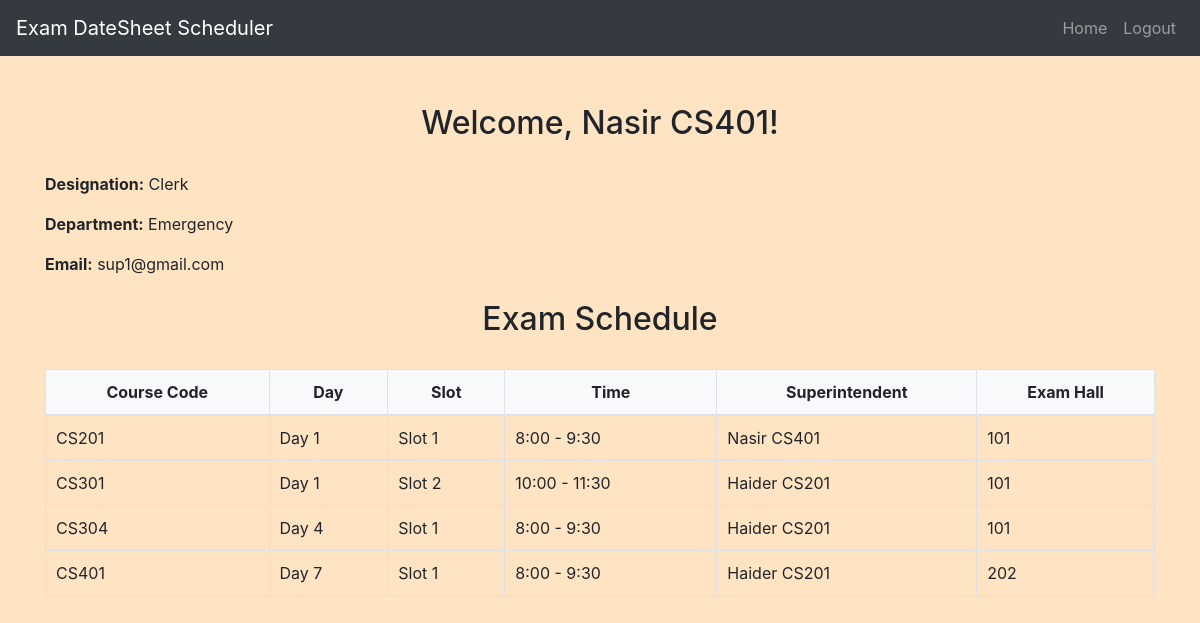
/superintendent/superintendent_dashboard.php (signed in), run on the app's committed database.
### tables this page shows
CREATE TABLE `superintendents` (
  `id` int(11) NOT NULL,
  `name` varchar(100) NOT NULL,
  `designation` varchar(100) NOT NULL,
  `department` varchar(100) NOT NULL,
  `email` varchar(255) DEFAULT NULL,
  `password` varchar(255) DEFAULT NULL
);

CREATE TABLE `exam_schedule` (
  `id` int(11) NOT NULL,
  `course_id` int(11) NOT NULL,
  `day` int(11) NOT NULL,
  `slot` varchar(50) NOT NULL,
  `time_range` varchar(50) NOT NULL,
  `superintendent_id` int(11) DEFAULT NULL,
  `hall_number` varchar(50) DEFAULT NULL
);

CREATE TABLE `courses` (
  `id` int(11) NOT NULL,
  `course_code` varchar(10) NOT NULL
);

### superintendent/superintendent_dashboard.php (the view, shortened to what this page needs)
<?php
include('config.php');
$user_id = $_SESSION["id"];
$user_query = $conn->prepare("SELECT name, designation, department, email FROM superintendents WHERE id = ?");
$user_query->bind_param("i", $user_id);
$user_query->execute();
$user_result = $user_query->get_result();
$user_data = $user_result->fetch_assoc();
$schedule_result = $conn->query("
    SELECT es.id, c.course_code, es.day, es.slot, es.time_range, s.name as superintendent, es.hall_number
    FROM exam_schedule es
    JOIN courses c ON es.course_id = c.id
    LEFT JOIN superintendents s ON es.superintendent_id = s.id
    ORDER BY es.day, es.slot
");
?>
<!DOCTYPE html>
<html lang="en">
<head>
    <link rel="stylesheet" href="https://maxcdn.bootstrapcdn.com/bootstrap/4.5.2/css/bootstrap.min.css">
    <link rel="stylesheet" href="../css/style.css">
</head>
<body>
    <?php include('navbar.php'); ?>
    <div class="container mt-5 mb-5">
        <h2>Welcome, <?= htmlspecialchars($user_data['name']) ?>!</h2>
        <p><strong>Designation:</strong> <?= htmlspecialchars($user_data['designation']) ?></p>
        <p><strong>Department:</strong> <?= htmlspecialchars($user_data['department']) ?></p>
        <p><strong>Email:</strong> <?= htmlspecialchars($user_data['email']) ?></p>
        <h2 class="mt-4">Exam Schedule</h2>
        <?php if ($schedule_result->num_rows > 0): ?>
            <table class="table table-bordered">
                <thead>
                <tr>
                    <th>Course Code</th>
                    <th>Day</th>
                    <th>Slot</th>
                    <th>Time</th>
                    <th>Superintendent</th>
                    <th>Exam Hall</th>
                </tr>
                </thead>
                <tbody>
                <?php while ($row = $schedule_result->fetch_assoc()): ?>
                    <tr>
                        <td><?= htmlspecialchars($row['course_code']) ?></td>
                        <td>Day <?= htmlspecialchars($row['day']) ?></td>
                        <td><?= htmlspecialchars($row['slot']) ?></td>
                        <td><?= htmlspecialchars($row['time_range']) ?></td>
                        <td><?= htmlspecialchars($row['superintendent']) ?></td>
                        <td><?= htmlspecialchars($row['hall_number']) ?></td>
                    </tr>
                <?php endwhile; ?>
                </tbody>
            </table>
        <?php else: ?>
            <p>No schedule found.</p>
        <?php endif; ?>
    </div>
</body>
</html>

### css/style.css (style rules this page uses)
body { background-color: bisque; }
h1, h2, h3, h4 { text-align: center; margin-top: 30px; margin-bottom: 30px; }
.table { width: 100%; border-collapse: collapse; margin-top: 20px; }
.table th, .table td { padding: 10px; border: 1px solid #dee2e6; }
.table thead th { background-color: #f8f9fa; font-weight: bold; text-align: center; }
.table tbody td { vertical-align: middle; }

### data on the page
superintendents: name "Nasir CS401", designation "Clerk", department "Emergency", email "sup1@gmail.com"
exam_schedule: course.course_code "CS201", day "1", slot "Slot 1", time_range "8:00 - 9:30", superintendent.name "Nasir CS401", hall_number "101"
exam_schedule: course.course_code "CS301", day "1", slot "Slot 2", time_range "10:00 - 11:30", superintendent.name "Haider CS201", hall_number "101"
exam_schedule: course.course_code "CS304", day "4", slot "Slot 1", time_range "8:00 - 9:30", superintendent.name "Haider CS201", hall_number "101"
exam_schedule: course.course_code "CS401", day "7", slot "Slot 1", time_range "8:00 - 9:30", superintendent.name "Haider CS201", hall_number "202"
